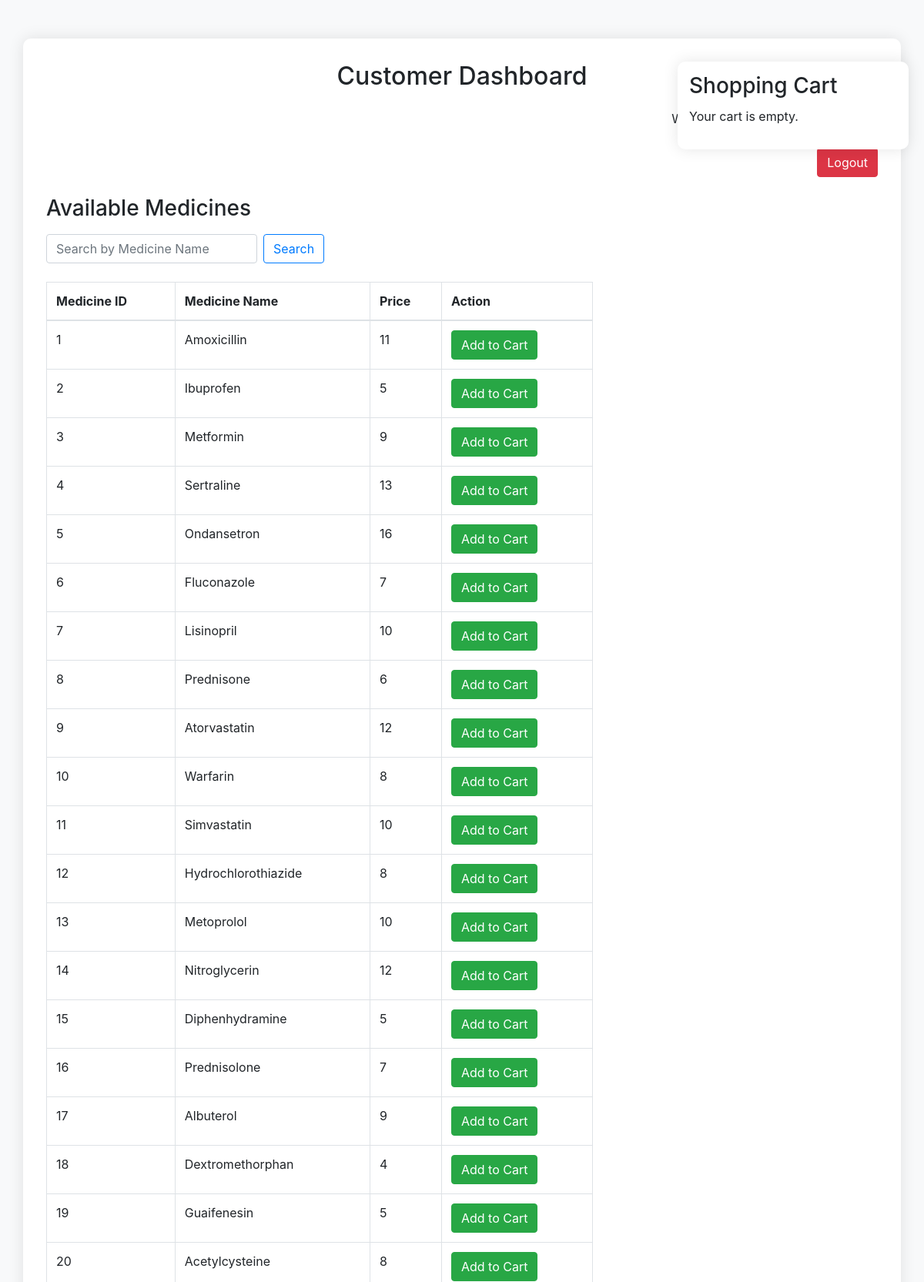
/CustomerDashboard.php (signed in, upper part), run on the app's committed database.
### tables this page shows
CREATE TABLE `medicine` (
  `MedID` int(11) NOT NULL,
  `MedCatRef` int(11) DEFAULT NULL,
  `MedCompRef` int(11) DEFAULT NULL,
  `MedicineName` varchar(255) DEFAULT NULL,
  `MedicinePhoto` blob DEFAULT NULL,
  `Price` int(11) DEFAULT NULL
);

### CustomerDashboard.php (the view, shortened to what this page needs)
<?php
$servername = "localhost";
$username = "root";
$password = "";
$dbname = "onlinepharmacy";
$conn = new mysqli($servername, $username, $password, $dbname);
$customer_email = $_SESSION['customer_email'];
$search_query = "";
$sql = "SELECT m.MedID, m.MedicineName, m.Price FROM medicine m $search_query";
$result = $conn->query($sql);
$medicines = [];
if ($result->num_rows > 0) {
    while ($row = $result->fetch_assoc()) {
        $medicines[] = $row;
    }
}
$cart_items = [];
?>
<!DOCTYPE html>
<html lang="en">
<head>
    <link href="https://stackpath.bootstrapcdn.com/bootstrap/4.5.2/css/bootstrap.min.css" rel="stylesheet">
</head>
<body>
    <div class="container">
        <h2 class="text-center mb-4">Customer Dashboard</h2>
        <p class="text-right">Welcome, <?php echo htmlspecialchars($customer_email); ?>!</p>
        <form action="CustomerLogout.php" method="post" class="text-right">
            <button type="submit" class="btn btn-danger btn-logout">Logout</button>
        </form>
        <div class="row">
            <div class="col-md-8">
                <h3 class="mt-4 mb-3">Available Medicines</h3>
                <form class="form-inline form-search mb-4" action="<?php echo htmlspecialchars($_SERVER["PHP_SELF"]); ?>" method="get">
                    <input class="form-control mr-sm-2" type="text" placeholder="Search by Medicine Name" aria-label="Search" name="search">
                    <button class="btn btn-outline-primary my-2 my-sm-0" type="submit">Search</button>
                </form>
                <table class="table table-bordered">
                    <thead>
                        <tr>
                            <th>Medicine ID</th>
                            <th>Medicine Name</th>
                            <th>Price</th>
                            <th>Action</th>
                        </tr>
                    </thead>
                    <tbody>
                        <?php foreach ($medicines as $medicine): ?>
                            <tr>
                                <td><?php echo htmlspecialchars($medicine['MedID']); ?></td>
                                <td><?php echo htmlspecialchars($medicine['MedicineName']); ?></td>
                                <td><?php echo htmlspecialchars($medicine['Price']); ?></td>
                                <td>
                                    <form method="post" action="AddToCart.php">
                                        <button type="submit" class="btn btn-success">Add to Cart</button>
                                    </form>
                                </td>
                            </tr>
                        <?php endforeach; ?>
                    </tbody>
                </table>
            </div>
            <div class="col-md-4">
                <div class="side-cart">
                    <h3 class="side-cart-title">Shopping Cart</h3>
                    <?php if (!empty($cart_items)): ?>
                        <div class="side-cart-items">
                            <table class="table table-bordered">
                                <thead>
                                    <tr>
                                        <th>Medicine ID</th>
                                        <th>Medicine Name</th>
                                        <th>Price</th>
                                        <th>Action</th>
                                    </tr>
                                </thead>
                                <tbody>
                                    <?php foreach ($cart_items as $item): ?>
                                        <tr>
                                            <td><?php echo htmlspecialchars($item['MedID']); ?></td>
                                            <td><?php echo htmlspecialchars($item['MedicineName']); ?></td>
                                            <td><?php echo htmlspecialchars($item['Price']); ?></td>
                                            <td>
                                                <form method="post" action="RemoveFromCart.php">
                                                    <input type="hidden" name="cart_id" value="<?php echo htmlspecialchars($item['CartID']); ?>">
                                                    <button type="submit" class="btn btn-danger btn-sm">Remove</button>
                                                </form>
                                            </td>
                                        </tr>
                                    <?php endforeach; ?>
                                </tbody>
                            </table>
                        </div>
                        <form method="post" action="Checkout.php" class="text-right">
                            <button type="submit" class="btn btn-primary btn-checkout">Checkout</button>
                        </form>
                    <?php else: ?>
                        <p>Your cart is empty.</p>
                    <?php endif; ?>
                </div>
            </div>
        </div>
    </div>
</body>
</html>

### CustomerDashboard.php (style rules this page uses)
body { background-color: #f8f9fa; padding-top: 20px; }
.container { background-color: #ffffff; padding: 30px; border-radius: 10px; box-shadow: 0px 0px 20px rgba(0, 0, 0, 0.1); margin-top: 30px; }
.btn-logout { margin-top: 10px; }
.form-search { margin-bottom: 20px; }
.side-cart { position: fixed; top: 80px; right: 20px; width: 300px; background-color: #ffffff; padding: 15px; border-radius: 10px; box-shadow: 0px 0px 20px rgba(0, 0, 0, 0.1); }
.side-cart-title { margin-bottom: 10px; }

### data on the page
medicine: MedID "1", MedicineName "Amoxicillin", Price "11"
medicine: MedID "2", MedicineName "Ibuprofen", Price "5"
medicine: MedID "3", MedicineName "Metformin", Price "9"
medicine: MedID "4", MedicineName "Sertraline", Price "13"
medicine: MedID "5", MedicineName "Ondansetron", Price "16"
medicine: MedID "6", MedicineName "Fluconazole", Price "7"
medicine: MedID "7", MedicineName "Lisinopril", Price "10"
medicine: MedID "8", MedicineName "Prednisone", Price "6"
medicine: MedID "9", MedicineName "Atorvastatin", Price "12"
medicine: MedID "10", MedicineName "Warfarin", Price "8"
medicine: MedID "11", MedicineName "Simvastatin", Price "10"
medicine: MedID "12", MedicineName "Hydrochlorothiazide", Price "8"
medicine: MedID "13", MedicineName "Metoprolol", Price "10"
medicine: MedID "14", MedicineName "Nitroglycerin", Price "12"
medicine: MedID "15", MedicineName "Diphenhydramine", Price "5"
medicine: MedID "16", MedicineName "Prednisolone", Price "7"
medicine: MedID "17", MedicineName "Albuterol", Price "9"
medicine: MedID "18", MedicineName "Dextromethorphan", Price "4"
medicine: MedID "19", MedicineName "Guaifenesin", Price "5"
medicine: MedID "20", MedicineName "Acetylcysteine", Price "8"
